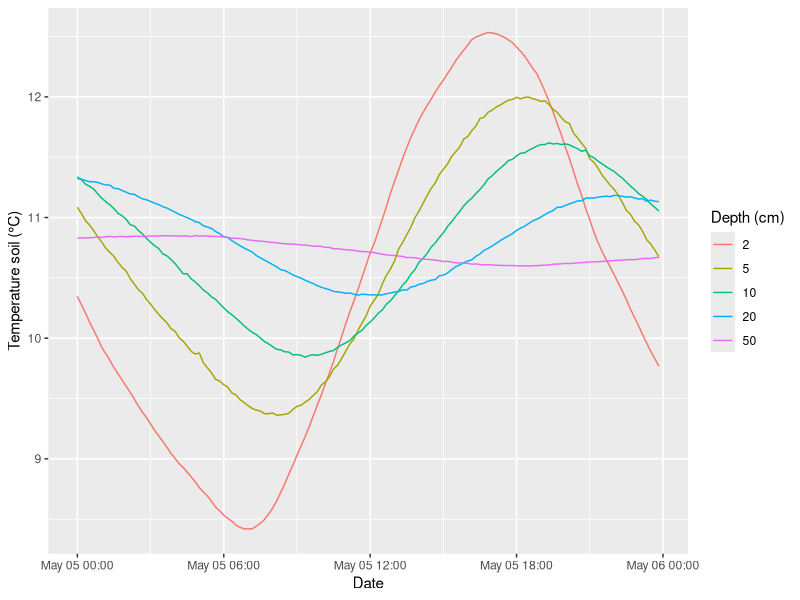
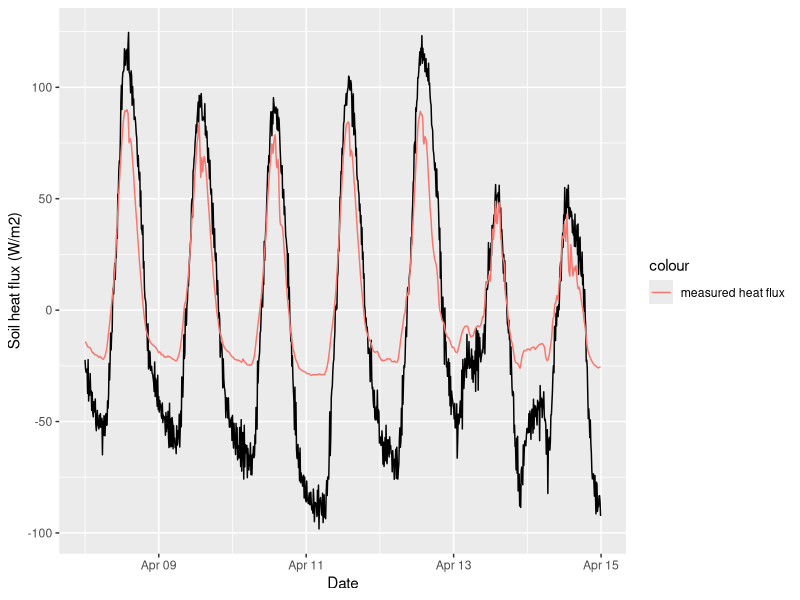
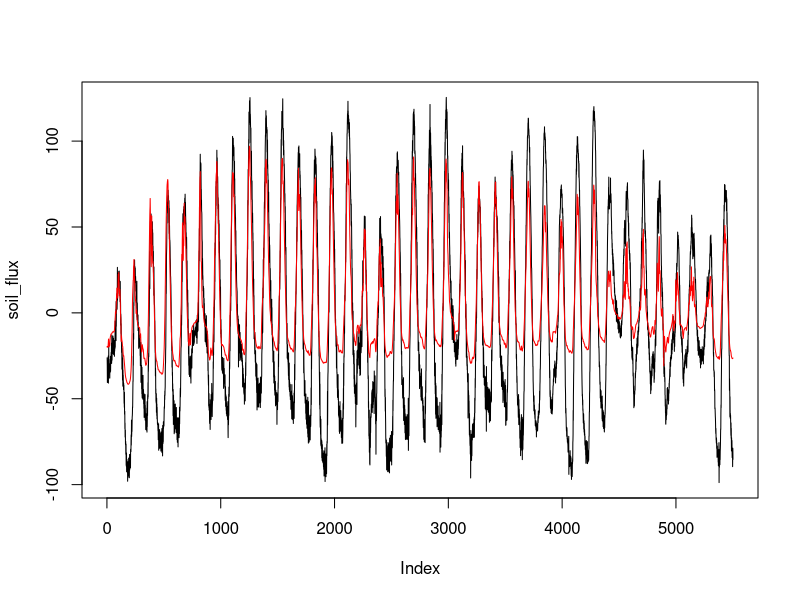
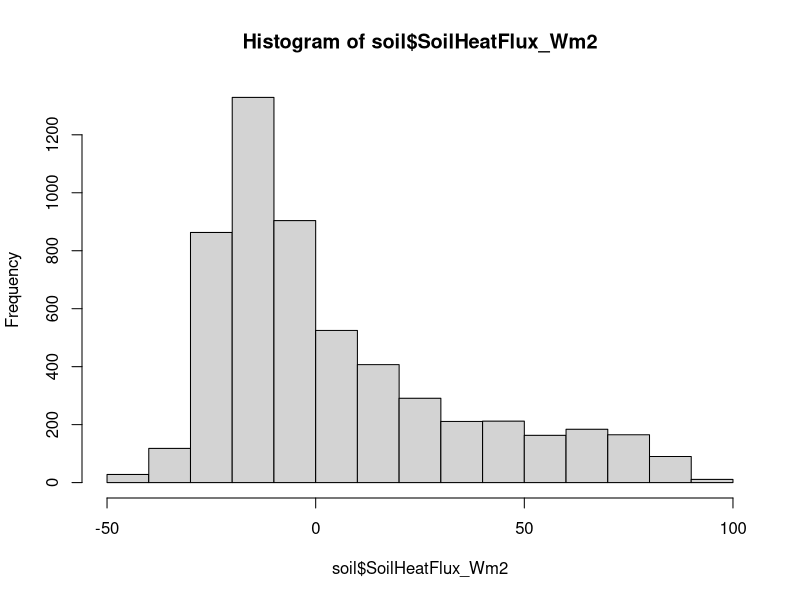
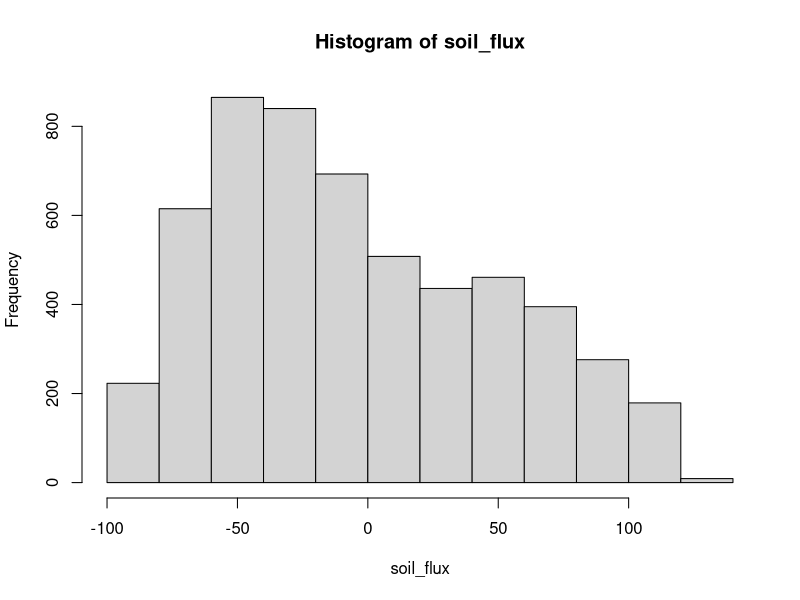

Reproduce these figures in R, in order.
## ---- chunk 1
library(tidyverse)
library(lubridate)
## ---- chunk 2
soil <- read_csv("../Data_lectures/8_Soil_physics/Soil_temperature_bot_garden.csv")
## ---- chunk 3
head(soil)
## ---- chunk 4
soil_g <- soil %>% 
  gather("depth", "T_soil", starts_with("Tsoil")) %>% 
  mutate(depth = str_extract(depth, "\\d+"))
## ---- chunk 5
soil_g
## ---- chunk 6
soil_g %>% 
  # last day available to bet as close as possible to summer.
  # Number 126 was got as `max(yday(soil$Date))`
  filter(yday(Date)==126) %>% 
  ggplot(aes(Date, T_soil, col=as_factor(depth))) +
  geom_line() +
  labs(y="Temperature soil (°C)", colour="Depth (cm)")
## ---- chunk 7

c2k <- function(c) c + 273.15
k2c <- function(k) k - 273.15

#using as a reference the soil at 5 cm
d_T_space <- soil$TSoil_2cm_degC - soil$Tsoil_5cm_degC
d_z <- - 0.05 # m

d_T_time <- c2k(lag(soil$Tsoil_5cm_degC)) - c2k(soil$Tsoil_5cm_degC)

d_t <- 600 # seconds manually calculated from the dataset (10)

Cv <- 3.5e6 # J m⁻³ K⁻¹
k <- 3.5 # W m⁻¹ K⁻¹
## ---- chunk 8
flux_time <- d_z * d_T_time * Cv / d_t # W m-2 

## ---- chunk 9
flux_space<- - k * (d_T_space / d_z) # W m-2 
## ---- chunk 10
soil_flux <- flux_time + flux_space
soil <- mutate(soil,
               soil_flux = flux_time + flux_space)
## ---- chunk 11
soil %>% 
  filter(week(Date)==15) %>% 
  ggplot(aes(Date, soil_flux)) +
  geom_line()+
  geom_line(aes(y=SoilHeatFlux_Wm2, col="measured heat flux")) +
  labs(y="Soil heat flux (W/m2)")
## ---- chunk 12
plot(soil_flux, type = "l")
lines(soil$SoilHeatFlux_Wm2, col="red")
## ---- chunk 13
?co
cor(soil_flux, soil$SoilHeatFlux_Wm2, use="complete.obs")
## ---- chunk 14
hist(soil$SoilHeatFlux_Wm2)
## ---- chunk 15
hist(soil_flux)
